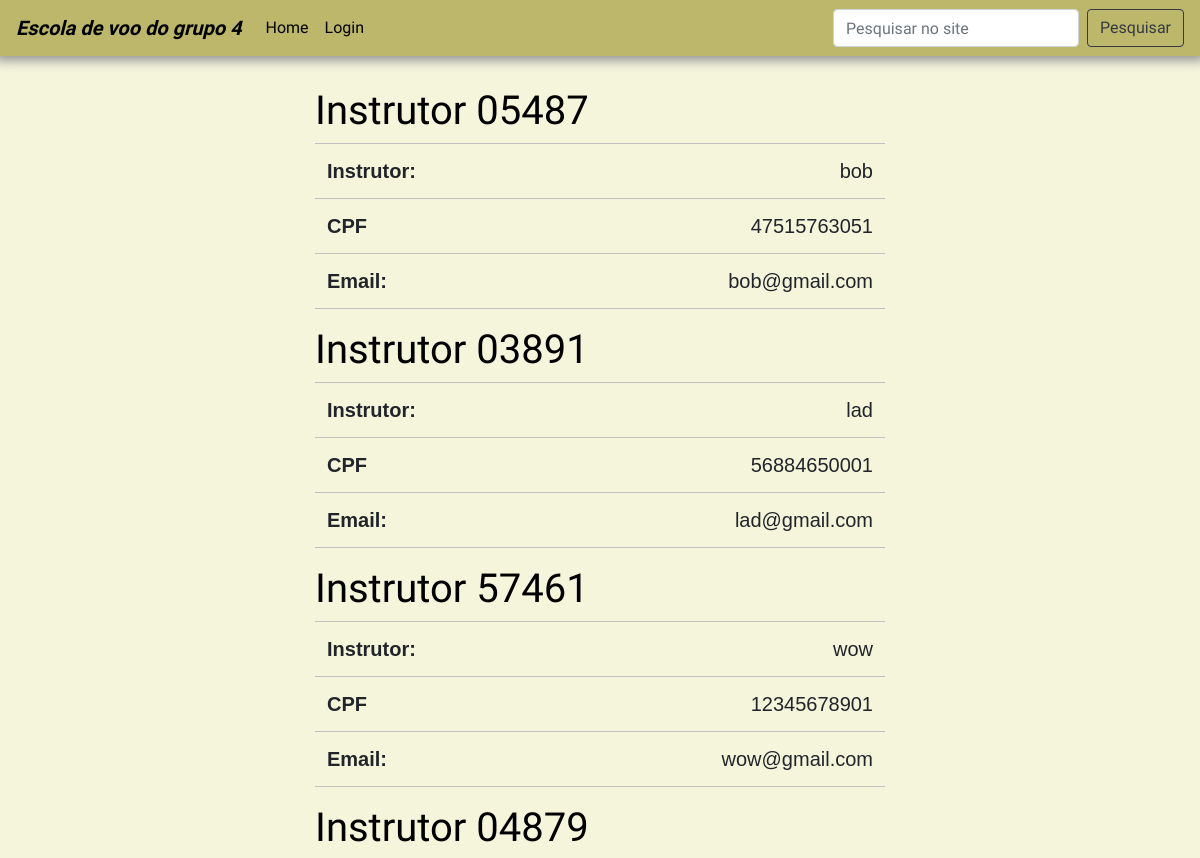
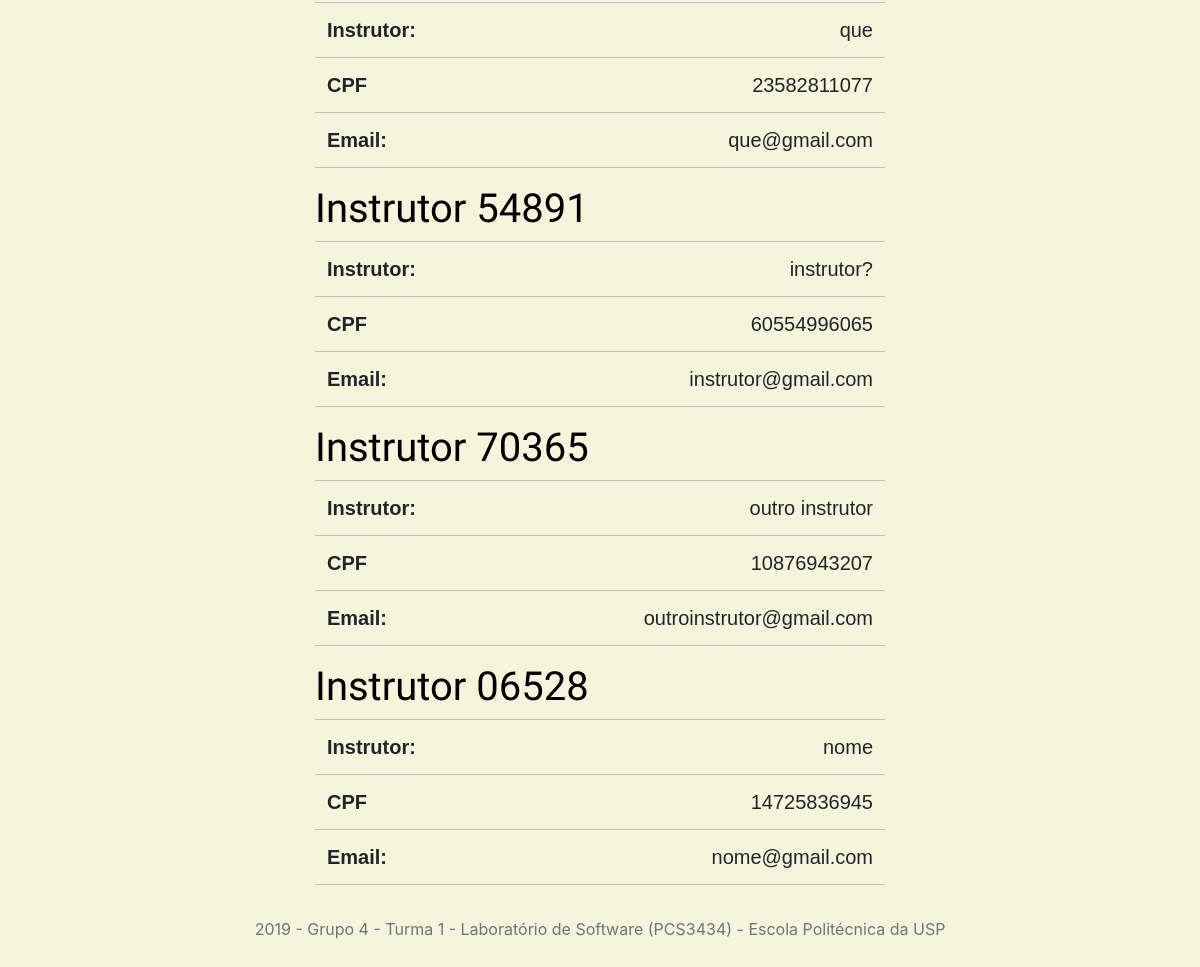
The app's page /instrutores_cadastrados with its own data (2 pictures, top to bottom).
### LabSoft_Grupo_04/project/models/instrutor.py (models this page shows, shortened)
class Instrutor(Usuario, UserMixin):
    __tablename__ = 'instrutor'
    breve = db.Column(db.String(5), primary_key = True)
    voos = db.relationship('Voo', backref='instrutor', lazy=True)

### LabSoft_Grupo_04/project/routes/instrutor.py (the view)
@app.route('/instrutores_cadastrados')
def listar_instrutores():
    instrutores = Instrutor.query.all()
    return render_template('instrutores_cadastrados.html', title='Instrutores cadastrados', instrutores=instrutores)

### LabSoft_Grupo_04/project/templates/instrutores_cadastrados.html
{% extends 'layout.html' %}
{% block content %}
<div class="container-fluid">
        <div class="row">
            <div class="col-md-2 col-lg-3"></div>
            <div class="col-md-8 col-lg-6" id="container-table">
                <div class="table-responsive">
                    {% for instrutor in instrutores %}
                    <h1><a class="article-title" id="content-title" href="{{ url_for('visualizar_instrutor', breve=instrutor.breve) }}">Instrutor {{ instrutor.breve }}</a></h1>
                    <table class="table table-hover">
                        <tbody>
                                <tr>
                                    <th id="table-border">Instrutor: </th>
                                    <td id="table-border">{{ instrutor.nome }}</td>
                                </tr>
                                <tr>
                                    <th id="table-border">CPF</th>
                                    <td id="table-border">{{ instrutor.cpf }}</td>
                                </tr>
                                <tr>
                                    <th id="table-border">Email: </th>
                                    <td id="table-border">{{ instrutor.email }}</td>
                                </tr>
                        </tbody>
                    </table>
                    {% endfor %}
                </div>
            </div>
            <div class="col-md-2 col-lg-3"></div>
        </div>
    </div>
{% endblock content %}

### LabSoft_Grupo_04/project/static/styles.css (style rules this page uses)
body { background-color: beige; }
#content-title { font-family: 'Stylish', sans-serif; color: black !important; }
table { font-family: 'Montserrat', sans-serif; font-size: 20px; margin: auto; }
td { text-align:right; }
#table-border { border-bottom: 1px solid #BFBFBF; border-top: 1px solid #BFBFBF; }

### records on screen
Instrutor: breve "05487", nome "bob", cpf "47515763051", email "bob@gmail.com"
Instrutor: breve "03891", nome "lad", cpf "56884650001", email "lad@gmail.com"
Instrutor: breve "57461", nome "wow", cpf "12345678901", email "wow@gmail.com"
Instrutor: breve "04879", nome "que", cpf "23582811077", email "que@gmail.com"
Instrutor: breve "54891", nome "instrutor?", cpf "60554996065", email "instrutor@gmail.com"
Instrutor: breve "70365", nome "outro instrutor", cpf "10876943207", email "outroinstrutor@gmail.com"
Instrutor: breve "06528", nome "nome", cpf "14725836945", email "nome@gmail.com"
